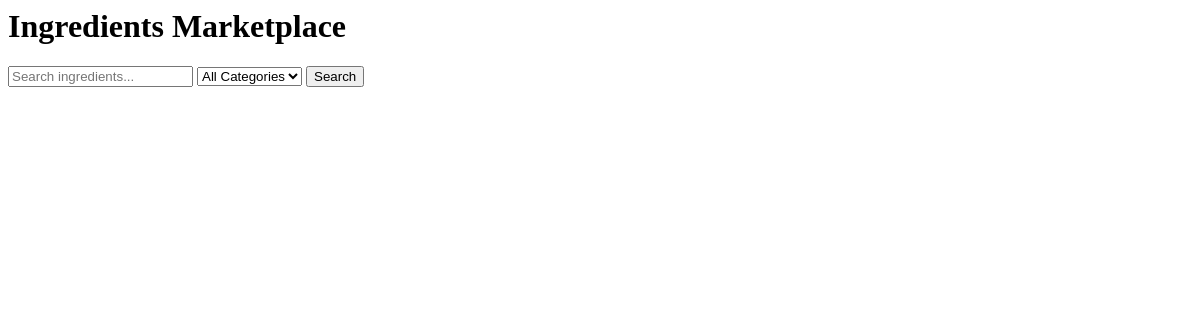
Before: / with the older database file.
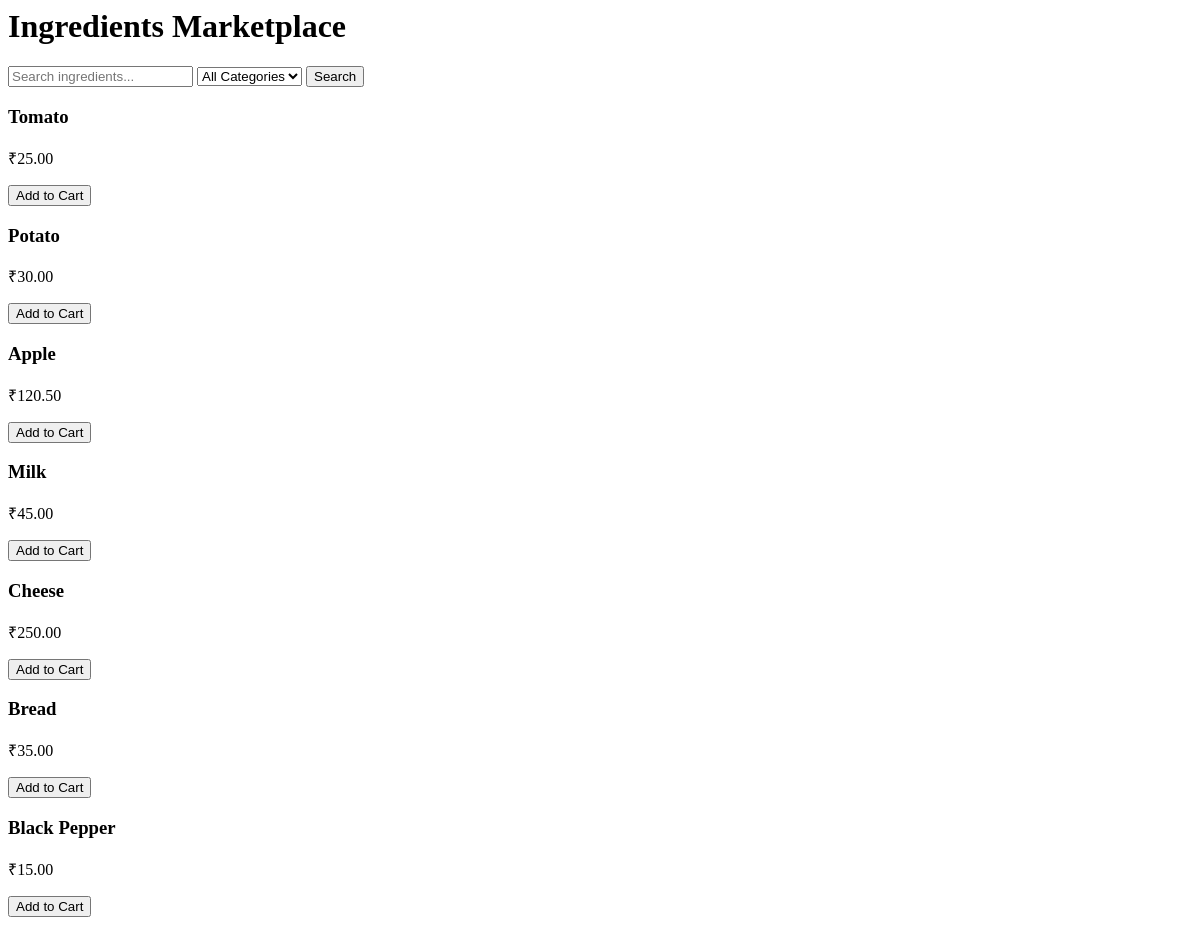
After: the same page with the newer database file.
### shop/models.py (models this page shows, shortened)
class Ingredient(models.Model):
    name = models.CharField(max_length=50)
    category = models.ForeignKey(Category, on_delete=models.CASCADE)
    price = models.DecimalField(max_digits=6, decimal_places=2)
    image = models.ImageField(upload_to='ingredients/')

### shop/views.py (the view)
# urls.py: path('', ingredient_list, name='ingredient_list'),
def ingredient_list(request):
    ingredients = Ingredient.objects.all()
    categories = Category.objects.all()
    return render(request, 'ingredient_list.html', {
        'ingredients': ingredients,
        'categories': categories,
    })

### shop/templates/ingredient_list.html (shortened to what this page needs)
<h1>Ingredients Marketplace</h1>
<input type="text" id="searchBox" placeholder="Search ingredients...">
<select id="categorySelect">
    <option value="">All Categories</option>
</select>
<button id="searchBtn">Search</button>
<div id="ingredientContainer">
    {% for item in ingredients %}
        <div class="card">
            <h3>{{ item.name }}</h3>
            <p>₹{{ item.price }}</p>
            <button>Add to Cart</button>
        </div>
    {% endfor %}
</div>

Changed rows visible on the page:
added Ingredient: name "Tomato", price "25.00"
added Ingredient: name "Potato", price "30.00"
added Ingredient: name "Apple", price "120.50"
added Ingredient: name "Milk", price "45.00"
added Ingredient: name "Cheese", price "250.00"
added Ingredient: name "Bread", price "35.00"
added Ingredient: name "Black Pepper", price "15.00"
